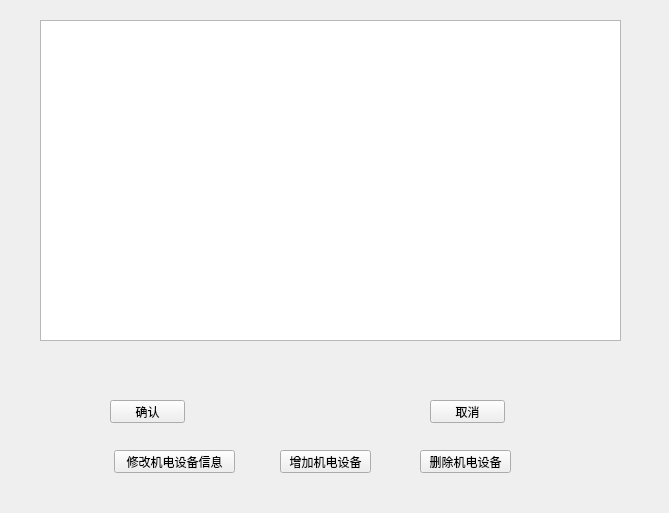
<?xml version="1.0" encoding="UTF-8"?>
<ui version="4.0">
 <class>EquipmentEditDialog</class>
 <widget class="QWidget" name="EquipmentEditDialog">
  <property name="geometry">
   <rect>
    <x>0</x>
    <y>0</y>
    <width>669</width>
    <height>513</height>
   </rect>
  </property>
  <property name="windowTitle">
   <string>Form</string>
  </property>
  <widget class="QTableWidget" name="tableWidget">
   <property name="geometry">
    <rect>
     <x>40</x>
     <y>20</y>
     <width>581</width>
     <height>321</height>
    </rect>
   </property>
  </widget>
  <widget class="QPushButton" name="confirmButton">
   <property name="geometry">
    <rect>
     <x>110</x>
     <y>400</y>
     <width>75</width>
     <height>23</height>
    </rect>
   </property>
   <property name="text">
    <string>确认</string>
   </property>
  </widget>
  <widget class="QPushButton" name="cancelButton">
   <property name="geometry">
    <rect>
     <x>430</x>
     <y>400</y>
     <width>75</width>
     <height>23</height>
    </rect>
   </property>
   <property name="text">
    <string>取消</string>
   </property>
  </widget>
  <widget class="QPushButton" name="modifyButton">
   <property name="geometry">
    <rect>
     <x>114</x>
     <y>450</y>
     <width>121</width>
     <height>23</height>
    </rect>
   </property>
   <property name="text">
    <string>修改机电设备信息</string>
   </property>
  </widget>
  <widget class="QPushButton" name="addButton">
   <property name="geometry">
    <rect>
     <x>280</x>
     <y>450</y>
     <width>91</width>
     <height>23</height>
    </rect>
   </property>
   <property name="text">
    <string>增加机电设备</string>
   </property>
  </widget>
  <widget class="QPushButton" name="removeButton">
   <property name="geometry">
    <rect>
     <x>420</x>
     <y>450</y>
     <width>91</width>
     <height>23</height>
    </rect>
   </property>
   <property name="text">
    <string>删除机电设备</string>
   </property>
  </widget>
 </widget>
 <resources/>
 <connections/>
</ui>
